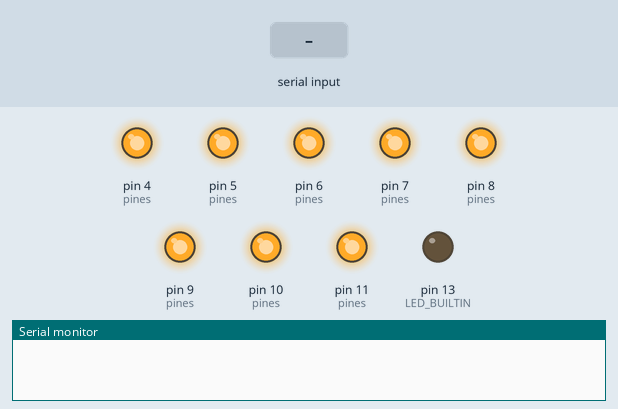
The sketch below on a simulated Arduino Uno, built with avr-gcc and run on an emulated ATmega328P. On the bench: output pins drawn as LEDs (lit = HIGH), the last lines printed to the serial monitor. Inputs (shaded band) come from the test bench.

Above: at 1.2 s.
1.3 s: "5\n" received over Serial
At 1.8 s:
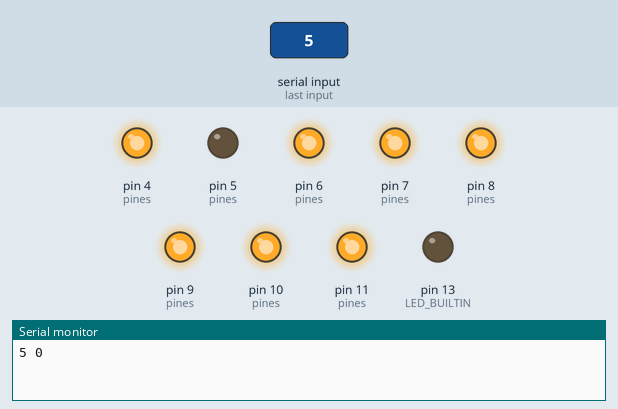
Timing chart, 0 to 4.3 s (numbered marks = the images above; inputs shaded):
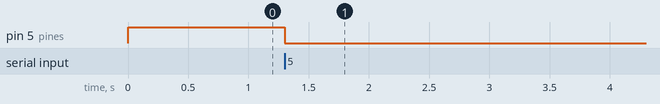

The sketch:

matriz.ino
```cpp
/*
  Nombre del Archivo: OLED_64_128
  Descripción: manejo de matriz SSD1306 sin librerias.


  Autor: jose heriberto marquez diaz
  Fecha: 27 de junio 2024

  Notas:
  - Ninguna
*/

#include <stdio.h>

String mensaje = "";
bool flag_data = false;
int numero = 0;
int pines[2][8] = {{4,5,6,7,8,9,10,11},{22,23,24,25,26,27,28,29}};


void setup() {
  Serial.begin(115200);
  pinMode(LED_BUILTIN,OUTPUT);
  digitalWrite(LED_BUILTIN,LOW);
  for (size_t j = 0; j < 2; j++)
  {
    for (size_t i = 0; i < 8; i++)
    {
      pinMode(pines[j][i], OUTPUT);
      digitalWrite(pines[j][i], 1-j);
      // Serial.println(pines[j][i]); // exploracion de los pines
    }
  }


}

void loop() {


    if (flag_data == true)
    {
      numero = atoi(mensaje.c_str());
      toogle(numero);
      Serial.println(String(numero) + " " + String(digitalRead(numero)));

      mensaje = "";
      flag_data = false;

    }
}

void toogle(uint8_t pin){
    if (digitalRead(pin)==0)
    {
        digitalWrite(pin,HIGH);
    }
    else
    {
        digitalWrite(pin,LOW);
    }
}


void serialEvent() {
  while (Serial.available())
  {
    char data = Serial.read();
    if (data == '\n')
    {
      flag_data = true;
    }
    else
    {
      mensaje+=data;
    }

  }
}
```

Measured:
- after the input at 1.3 s, pin 5 (pines): HIGH → LOW at once
